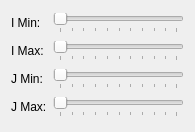
<?xml version="1.0" encoding="UTF-8"?>
<ui version="4.0">
 <class>StructuredGridRegionSelectWidget</class>
 <widget class="QWidget" name="StructuredGridRegionSelectWidget">
  <property name="geometry">
   <rect>
    <x>0</x>
    <y>0</y>
    <width>195</width>
    <height>132</height>
   </rect>
  </property>
  <property name="minimumSize">
   <size>
    <width>195</width>
    <height>132</height>
   </size>
  </property>
  <property name="windowTitle">
   <string>Form</string>
  </property>
  <layout class="QGridLayout" name="gridLayout">
   <item row="0" column="0">
    <widget class="QLabel" name="iMinLabel">
     <property name="text">
      <string>I Min:</string>
     </property>
    </widget>
   </item>
   <item row="0" column="1">
    <widget class="SliderWithValue" name="iMinSlider">
     <property name="orientation">
      <enum>Qt::Horizontal</enum>
     </property>
     <property name="tickPosition">
      <enum>QSlider::TicksBelow</enum>
     </property>
    </widget>
   </item>
   <item row="1" column="0">
    <widget class="QLabel" name="iMaxLabel">
     <property name="text">
      <string>I Max:</string>
     </property>
    </widget>
   </item>
   <item row="1" column="1">
    <widget class="SliderWithValue" name="iMaxSlider">
     <property name="orientation">
      <enum>Qt::Horizontal</enum>
     </property>
     <property name="tickPosition">
      <enum>QSlider::TicksBelow</enum>
     </property>
    </widget>
   </item>
   <item row="2" column="0">
    <widget class="QLabel" name="jMinLabel">
     <property name="text">
      <string>J Min:</string>
     </property>
    </widget>
   </item>
   <item row="2" column="1">
    <widget class="SliderWithValue" name="jMinSlider">
     <property name="orientation">
      <enum>Qt::Horizontal</enum>
     </property>
     <property name="tickPosition">
      <enum>QSlider::TicksBelow</enum>
     </property>
    </widget>
   </item>
   <item row="3" column="0">
    <widget class="QLabel" name="jMaxLabel">
     <property name="text">
      <string>J Max:</string>
     </property>
    </widget>
   </item>
   <item row="3" column="1">
    <widget class="SliderWithValue" name="jMaxSlider">
     <property name="orientation">
      <enum>Qt::Horizontal</enum>
     </property>
     <property name="tickPosition">
      <enum>QSlider::TicksBelow</enum>
     </property>
    </widget>
   </item>
  </layout>
 </widget>
 <customwidgets>
  <customwidget>
   <class>SliderWithValue</class>
   <extends>QSlider</extends>
   <header>guibase/widget/sliderwithvalue.h</header>
  </customwidget>
 </customwidgets>
 <resources/>
 <connections/>
</ui>
